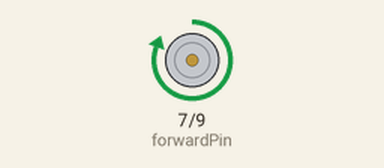
The sketch below on a simulated Arduino Uno, built with avr-gcc and run on an emulated ATmega328P. On the bench: motor-driver pin pairs drawn as motors (green arrow = first pin HIGH = forward, orange = second pin HIGH = backward, longer = more drive).

Above: at 1.0 s.
At 3.0 s:
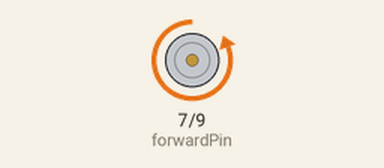
Timing chart, 0 to 5.2 s (numbered marks = the images above):
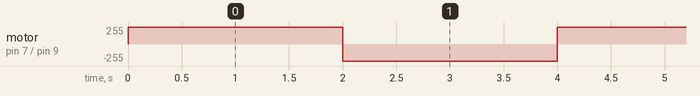

The sketch:

testHBridge.ino
```cpp
//Dit zijn de pin nummers die we gaan gebruiken voor het naar voren en achter gaan van de piston
const int forwardPin = 7;
const int backwardPin = 9;

void setup() {
  //Deze functie moet gecalled worden om de pin later als "output" pin te kunnen gebruiken
  pinMode(forwardPin, OUTPUT);
  pinMode(backwardPin, OUTPUT);
}

void loop() {
  //De piston gaat hier naar voren doordat we een voltage sturen naar de transistors die corresponderen met de stroomrichting waarin de piston naar voren gaat
  digitalWrite(forwardPin, HIGH);
  digitalWrite(backwardPin, LOW);
  //Dit gebeurt voor 2s omdat het programma voor 2s niks doet door de lijn hier onder
  delay(2000);
  //Vervolgens zetten we stroom op de andere transistors waardoor de stroomrichting en dus de richting van de piston zou moeten veranderen
  digitalWrite(forwardPin, LOW);
  digitalWrite(backwardPin, HIGH);
  //Dit doen we wederom voor 2s
  delay(2000);
}
```

Measured:
- by itself, motor on pin 7 (forwardPin) / pin 9 (backwardPin): alternates forward 255/255 for 2.0 s and backward 255/255 for 2.0 s
